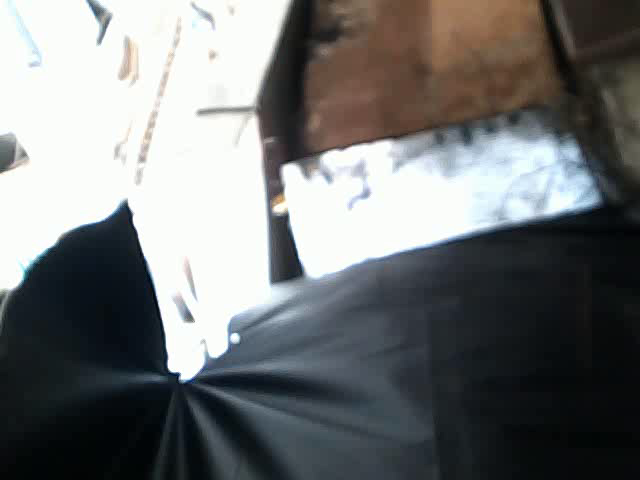
#> input picture frame 0 of Computer-vision/Computer-vision-using-OpenCV/02 - Video/output.avi, 640 x 480 px, given in place of the camera
$ python 'video analysis 4.py'
#> lines starting #> are read from the running program, lines starting #| are printed output that depends on the picture

# saving a video in the form of .avi extension
# capture a video and saving each and every frame

import cv2
import numpy as np

cap = cv2.VideoCapture(1)

fourcc = cv2.VideoWriter_fourcc(*'DIVX')  #fourcc is a 4-byte code used to specify the video codec.
out = cv2.VideoWriter('output.avi',fourcc,20.0,(640,480)) #1.video name 3.frame per sec 4.window size


while True:
    ret , frame = cap.read()
#> frame is the input picture: shape (480, 640, 3); mean B, G, R 116.4, 116.1, 114.1
    gray = cv2.cvtColor(frame,cv2.COLOR_BGR2GRAY)
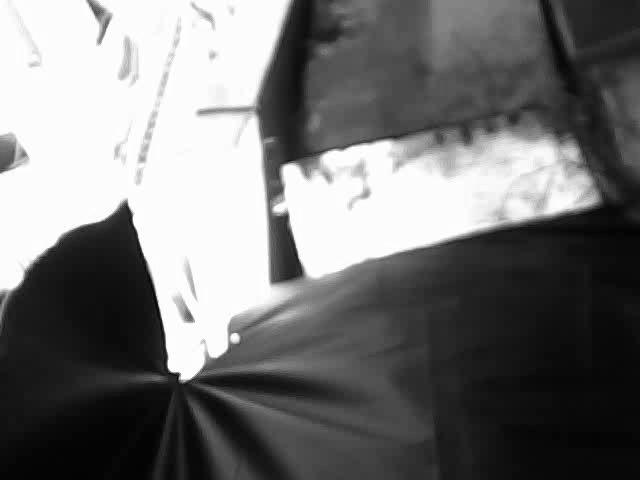
#> gray: shape (480, 640); min 1, max 255, mean 115.5
    frame = cv2.flip(frame,0)
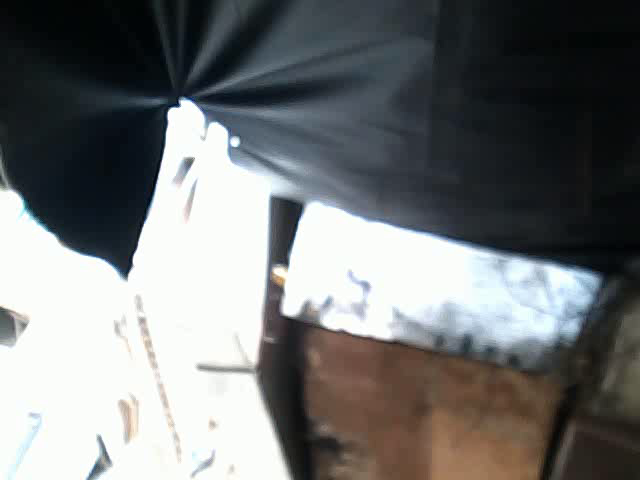
#> frame: shape (480, 640, 3); mean B, G, R 116.4, 116.1, 114.1
    out.write(frame)
    cv2.imshow('gray',gray)
    cv2.imshow('frame',frame)


    if cv2.waitKey(0) & 0xFF == ord('m'):  #u can choose any key
#> (key Esc is pressed here)
        break


cap.release()
out.release() #video capture stop
cv2.destroyAllWindows()
